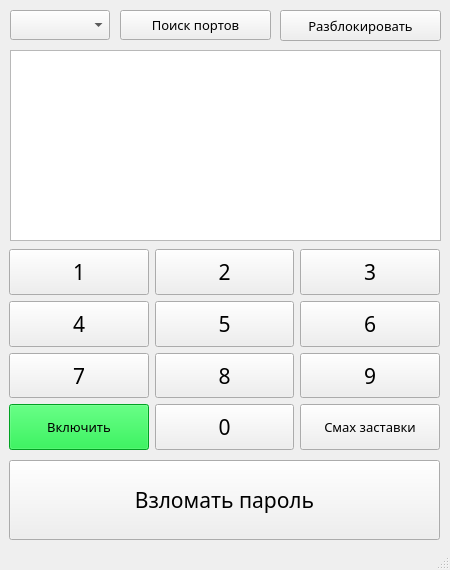
<?xml version="1.0" encoding="UTF-8"?>
<ui version="4.0">
 <class>MainWindow</class>
 <widget class="QMainWindow" name="MainWindow">
  <property name="enabled">
   <bool>true</bool>
  </property>
  <property name="geometry">
   <rect>
    <x>0</x>
    <y>0</y>
    <width>450</width>
    <height>570</height>
   </rect>
  </property>
  <property name="sizePolicy">
   <sizepolicy hsizetype="Fixed" vsizetype="Fixed">
    <horstretch>0</horstretch>
    <verstretch>0</verstretch>
   </sizepolicy>
  </property>
  <property name="minimumSize">
   <size>
    <width>450</width>
    <height>570</height>
   </size>
  </property>
  <property name="maximumSize">
   <size>
    <width>450</width>
    <height>570</height>
   </size>
  </property>
  <property name="windowTitle">
   <string>Контроллер сенсорного экрана</string>
  </property>
  <property name="windowIcon">
   <iconset>
    <normaloff>icon.svg</normaloff>icon.svg</iconset>
  </property>
  <widget class="QWidget" name="centralwidget">
   <widget class="QPushButton" name="COMPort_btn">
    <property name="geometry">
     <rect>
      <x>120</x>
      <y>10</y>
      <width>151</width>
      <height>30</height>
     </rect>
    </property>
    <property name="font">
     <font>
      <family>Rubik</family>
      <pointsize>10</pointsize>
     </font>
    </property>
    <property name="text">
     <string>Поиск портов</string>
    </property>
   </widget>
   <widget class="QComboBox" name="comboBox_COMPort">
    <property name="geometry">
     <rect>
      <x>10</x>
      <y>10</y>
      <width>100</width>
      <height>30</height>
     </rect>
    </property>
    <property name="font">
     <font>
      <family>Rubik</family>
      <pointsize>10</pointsize>
     </font>
    </property>
   </widget>
   <widget class="QPlainTextEdit" name="plainTextEditLog">
    <property name="geometry">
     <rect>
      <x>10</x>
      <y>50</y>
      <width>431</width>
      <height>191</height>
     </rect>
    </property>
    <property name="font">
     <font>
      <family>Rubik</family>
      <pointsize>10</pointsize>
     </font>
    </property>
    <property name="readOnly">
     <bool>true</bool>
    </property>
   </widget>
   <widget class="QPushButton" name="UnBlock_btn">
    <property name="geometry">
     <rect>
      <x>280</x>
      <y>10</y>
      <width>161</width>
      <height>31</height>
     </rect>
    </property>
    <property name="font">
     <font>
      <family>Rubik</family>
      <pointsize>10</pointsize>
     </font>
    </property>
    <property name="text">
     <string>Разблокировать</string>
    </property>
   </widget>
   <widget class="QWidget" name="gridLayoutWidget">
    <property name="geometry">
     <rect>
      <x>9</x>
      <y>249</y>
      <width>431</width>
      <height>201</height>
     </rect>
    </property>
    <layout class="QGridLayout" name="gridLayout">
     <item row="1" column="0">
      <widget class="QPushButton" name="btn_4">
       <property name="sizePolicy">
        <sizepolicy hsizetype="Expanding" vsizetype="Expanding">
         <horstretch>0</horstretch>
         <verstretch>0</verstretch>
        </sizepolicy>
       </property>
       <property name="font">
        <font>
         <family>Rubik</family>
         <pointsize>16</pointsize>
        </font>
       </property>
       <property name="text">
        <string>4</string>
       </property>
       <property name="shortcut">
        <string>4</string>
       </property>
      </widget>
     </item>
     <item row="0" column="2">
      <widget class="QPushButton" name="btn_3">
       <property name="sizePolicy">
        <sizepolicy hsizetype="Expanding" vsizetype="Expanding">
         <horstretch>0</horstretch>
         <verstretch>0</verstretch>
        </sizepolicy>
       </property>
       <property name="font">
        <font>
         <family>Rubik</family>
         <pointsize>16</pointsize>
        </font>
       </property>
       <property name="text">
        <string>3</string>
       </property>
       <property name="shortcut">
        <string>3</string>
       </property>
      </widget>
     </item>
     <item row="0" column="0">
      <widget class="QPushButton" name="btn_1">
       <property name="sizePolicy">
        <sizepolicy hsizetype="Expanding" vsizetype="Expanding">
         <horstretch>0</horstretch>
         <verstretch>0</verstretch>
        </sizepolicy>
       </property>
       <property name="font">
        <font>
         <family>Rubik</family>
         <pointsize>16</pointsize>
        </font>
       </property>
       <property name="text">
        <string>1</string>
       </property>
       <property name="shortcut">
        <string>1</string>
       </property>
      </widget>
     </item>
     <item row="1" column="1">
      <widget class="QPushButton" name="btn_5">
       <property name="sizePolicy">
        <sizepolicy hsizetype="Expanding" vsizetype="Expanding">
         <horstretch>0</horstretch>
         <verstretch>0</verstretch>
        </sizepolicy>
       </property>
       <property name="font">
        <font>
         <family>Rubik</family>
         <pointsize>16</pointsize>
        </font>
       </property>
       <property name="text">
        <string>5</string>
       </property>
       <property name="shortcut">
        <string>5</string>
       </property>
      </widget>
     </item>
     <item row="0" column="1">
      <widget class="QPushButton" name="btn_2">
       <property name="sizePolicy">
        <sizepolicy hsizetype="Expanding" vsizetype="Expanding">
         <horstretch>0</horstretch>
         <verstretch>0</verstretch>
        </sizepolicy>
       </property>
       <property name="font">
        <font>
         <family>Rubik</family>
         <pointsize>16</pointsize>
        </font>
       </property>
       <property name="text">
        <string>2</string>
       </property>
       <property name="shortcut">
        <string>2</string>
       </property>
      </widget>
     </item>
     <item row="2" column="0">
      <widget class="QPushButton" name="btn_7">
       <property name="sizePolicy">
        <sizepolicy hsizetype="Expanding" vsizetype="Expanding">
         <horstretch>0</horstretch>
         <verstretch>0</verstretch>
        </sizepolicy>
       </property>
       <property name="font">
        <font>
         <family>Rubik</family>
         <pointsize>16</pointsize>
        </font>
       </property>
       <property name="text">
        <string>7</string>
       </property>
       <property name="shortcut">
        <string>7</string>
       </property>
      </widget>
     </item>
     <item row="2" column="1">
      <widget class="QPushButton" name="btn_8">
       <property name="sizePolicy">
        <sizepolicy hsizetype="Expanding" vsizetype="Expanding">
         <horstretch>0</horstretch>
         <verstretch>0</verstretch>
        </sizepolicy>
       </property>
       <property name="font">
        <font>
         <family>Rubik</family>
         <pointsize>16</pointsize>
        </font>
       </property>
       <property name="text">
        <string>8</string>
       </property>
       <property name="shortcut">
        <string>8</string>
       </property>
      </widget>
     </item>
     <item row="1" column="2">
      <widget class="QPushButton" name="btn_6">
       <property name="sizePolicy">
        <sizepolicy hsizetype="Expanding" vsizetype="Expanding">
         <horstretch>0</horstretch>
         <verstretch>0</verstretch>
        </sizepolicy>
       </property>
       <property name="font">
        <font>
         <family>Rubik</family>
         <pointsize>16</pointsize>
        </font>
       </property>
       <property name="text">
        <string>6</string>
       </property>
       <property name="shortcut">
        <string>6</string>
       </property>
      </widget>
     </item>
     <item row="2" column="2">
      <widget class="QPushButton" name="btn_9">
       <property name="sizePolicy">
        <sizepolicy hsizetype="Expanding" vsizetype="Expanding">
         <horstretch>0</horstretch>
         <verstretch>0</verstretch>
        </sizepolicy>
       </property>
       <property name="font">
        <font>
         <family>Rubik</family>
         <pointsize>16</pointsize>
        </font>
       </property>
       <property name="text">
        <string>9</string>
       </property>
       <property name="shortcut">
        <string>9</string>
       </property>
      </widget>
     </item>
     <item row="3" column="1">
      <widget class="QPushButton" name="btn_0">
       <property name="sizePolicy">
        <sizepolicy hsizetype="Expanding" vsizetype="Expanding">
         <horstretch>0</horstretch>
         <verstretch>0</verstretch>
        </sizepolicy>
       </property>
       <property name="font">
        <font>
         <family>Rubik</family>
         <pointsize>16</pointsize>
        </font>
       </property>
       <property name="text">
        <string>0</string>
       </property>
       <property name="shortcut">
        <string>0</string>
       </property>
      </widget>
     </item>
     <item row="3" column="0">
      <widget class="QPushButton" name="PWR_ON_btn">
       <property name="sizePolicy">
        <sizepolicy hsizetype="Minimum" vsizetype="Expanding">
         <horstretch>0</horstretch>
         <verstretch>0</verstretch>
        </sizepolicy>
       </property>
       <property name="font">
        <font>
         <family>Rubik</family>
         <pointsize>10</pointsize>
        </font>
       </property>
       <property name="styleSheet">
        <string notr="true">background-color: rgb(2, 225, 47);
</string>
       </property>
       <property name="text">
        <string>Включить</string>
       </property>
      </widget>
     </item>
     <item row="3" column="2">
      <widget class="QPushButton" name="RemoveStartScreen_btn">
       <property name="sizePolicy">
        <sizepolicy hsizetype="Minimum" vsizetype="Expanding">
         <horstretch>0</horstretch>
         <verstretch>0</verstretch>
        </sizepolicy>
       </property>
       <property name="font">
        <font>
         <family>Rubik</family>
         <pointsize>10</pointsize>
        </font>
       </property>
       <property name="text">
        <string>Смах заставки</string>
       </property>
      </widget>
     </item>
    </layout>
   </widget>
   <widget class="QWidget" name="verticalLayoutWidget">
    <property name="geometry">
     <rect>
      <x>9</x>
      <y>460</y>
      <width>431</width>
      <height>80</height>
     </rect>
    </property>
    <layout class="QVBoxLayout" name="verticalLayout">
     <item>
      <widget class="QPushButton" name="PSWD_hack_btn">
       <property name="sizePolicy">
        <sizepolicy hsizetype="Minimum" vsizetype="Expanding">
         <horstretch>0</horstretch>
         <verstretch>0</verstretch>
        </sizepolicy>
       </property>
       <property name="font">
        <font>
         <family>Rubik</family>
         <pointsize>16</pointsize>
        </font>
       </property>
       <property name="text">
        <string>Взломать пароль</string>
       </property>
      </widget>
     </item>
    </layout>
   </widget>
  </widget>
  <widget class="QMenuBar" name="menubar">
   <property name="geometry">
    <rect>
     <x>0</x>
     <y>0</y>
     <width>450</width>
     <height>26</height>
    </rect>
   </property>
  </widget>
  <widget class="QStatusBar" name="statusbar"/>
 </widget>
 <resources>
  <include location="files.qrc"/>
 </resources>
 <connections/>
</ui>
